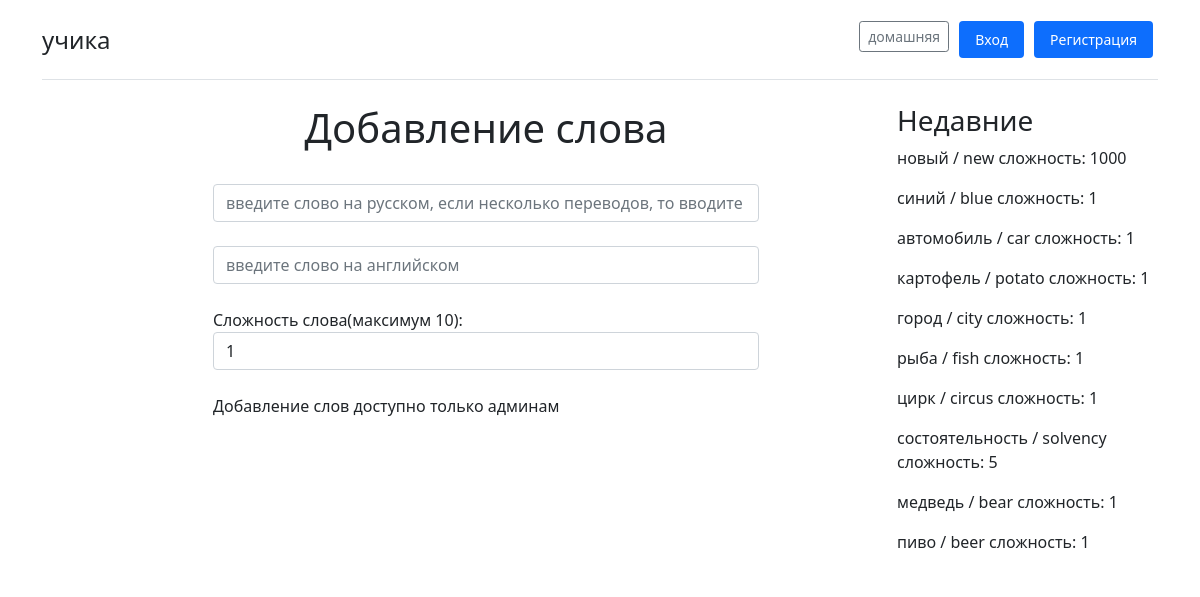
/create, run on the app's committed database.
### users/models.py (models this page shows)
class EnglishWord(models.Model):
    russian_word = models.CharField("Слово на русском", max_length=100)
    english_word = models.CharField("Слово на английском", max_length=100, unique=True)
    difficult = models.IntegerField("Сложность(1-10)",  default=1)

### users/views.py (the view, shortened to what this page needs)
# urls.py: path('create', views.create, name='create'),
def create(request):
    error = ''
    form = EnglishForm()
    words = EnglishWord.objects.all()[::-1][:10]
    context = {'title': 'Создать', 'form': form, 'error': error, 'words': words}
    return render(request, 'new_project/create.html', context)

### users/forms.py
class EnglishForm(ModelForm):
    class Meta:
        model = EnglishWord
        fields = ["russian_word", "english_word", "difficult"]
        widgets = {
            "russian_word": TextInput(attrs={
                'class': 'form-control',
                'style': 'text-transform:lowercase;',
                'placeholder': 'Введите слово на русском, если несколько переводов, то вводите через пробел'
            }),
            "english_word": TextInput(attrs={
                'class': 'form-control',
                'style': 'text-transform:lowercase;',
                'placeholder': 'Введите слово на английском'
            }),
            "difficult": TextInput(attrs={
                'class': 'form-control',
                'placeholder': 'Укажите сложность слова'
            })
            }

### users/templates/new_project/create.html (shortened to what this page needs)
{% extends 'new_project/base.html' %}
{% block content %}
    <div class="container">
        <div class="row">
            <div class="create_body">
            <h1 align="center">Добавление слова</h1><br>
            <form method="post">
                {{form.russian_word}}<br>
                {{form.english_word}}<br>
                <label>Сложность слова(максимум 10):</label>
                {{form.difficult}}<br>
                {% if request.user.is_authenticated and request.user.is_staff%}
                    <button type="submit" class="btn btn-success" >Добавить</button>
                {% else %}
                    <label>Добавление слов доступно только админам</label>
                {% endif %}
            </form>
        </div>
            <div class="list_body">
            <h3>Недавние</h3>
            {% if words %}
                {% for el in words %}
                    <div>
                        <p>{{ el.russian_word }} / {{ el.english_word }} сложность: {{ el.difficult }}</p>
                    </div>
                {% endfor %}
            {% else %}
                <p>Нет слов</p>
            {% endif %}
        </div>
        </div>
    </div>
{% endblock %}

### static/css/stylesheet.css (style rules this page uses)
.create_body { width: 50%; front-size: 100px; margin: 0% 10% auto 15%; }
html { min-width: 1000px; }
.list_body { float: right; align: center; width: 25%; }
.container:after, .row:after { content: ""; display: table; clear: both; }

### data on the page
EnglishWord: russian_word "новый", english_word "new", difficult "1000"
EnglishWord: russian_word "синий", english_word "blue", difficult "1"
EnglishWord: russian_word "автомобиль", english_word "car", difficult "1"
EnglishWord: russian_word "картофель", english_word "potato", difficult "1"
EnglishWord: russian_word "город", english_word "city", difficult "1"
EnglishWord: russian_word "рыба", english_word "fish", difficult "1"
EnglishWord: russian_word "цирк", english_word "circus", difficult "1"
EnglishWord: russian_word "состоятельность", english_word "solvency", difficult "5"
EnglishWord: russian_word "медведь", english_word "bear", difficult "1"
EnglishWord: russian_word "пиво", english_word "beer", difficult "1"
